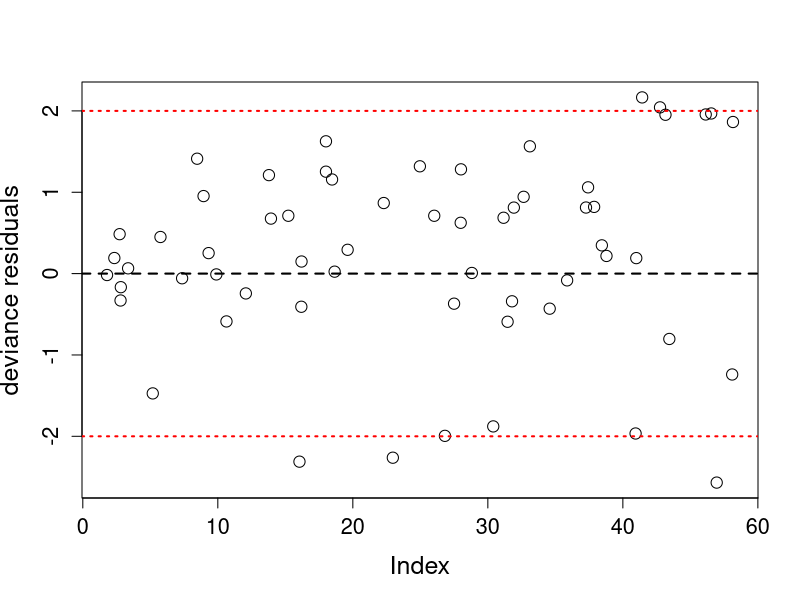
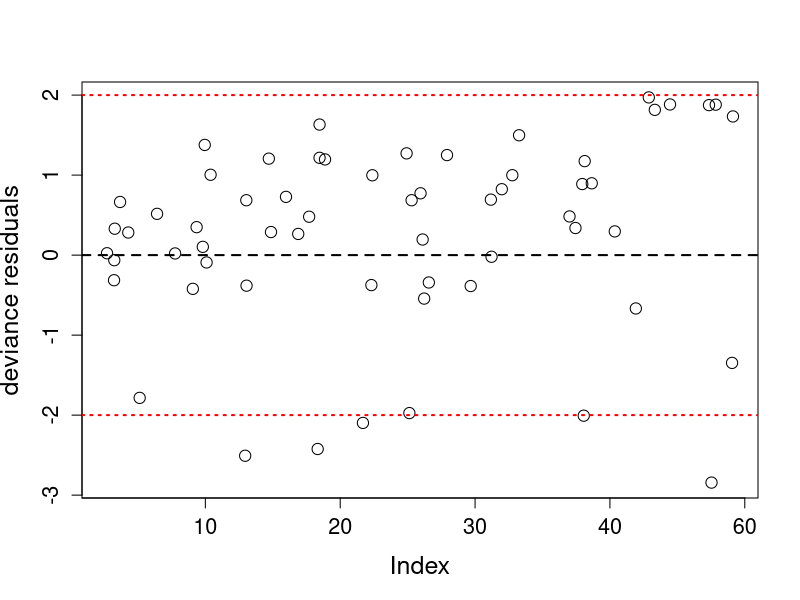

Reproduce these figures in R, in order.
rm(list = ls())
data = c(4690, 740, 1010, 1190, 2450, 1390, 350,6095, 3000, 1458,  
         550, 1690, 745, 1225, 1480, 245, 600, 246, 1805,
         258, 114, 312, 772, 498, 162, 444, 1464, 132, 1266, 300,
         520, 1240,  222, 144, 745, 396,
         510, 252, 408, 528, 690, 
         714, 348, 546, 174, 696, 
         294, 234, 288,444, 390, 168, 558, 288 )/100

dc = c(6200, 1740, 2440, 2600,1000,900)/100

zd = append(append(rep(52.5,19), rep(55,17)), rep(57.5,18))

zdc = c(52.5, 55, 55, 55, 57.5, 57.5)

####################################################
#         LAWD Regression 
####################################################

LogL <- function(x) {
  the <- x[1]
  bet <- x[2]
  gam <- x[3]
  et <- x[4]
  ph1 <- x[5]
  ph2 <- x[6]
  sum <- 0
  sum1 <- 0
  sum2 <- 0
  mu <- numeric(length(data))
  
  for(j in 1:length(data)) {
    z1 <- zd[j]
    mu[j] <- exp(ph1 + ph2 * z1)
    
    alp <- (1 - bet * (mu[j]^gam)) / (mu[j]^the)
    
    sum <- sum + log(alp * the * (data[j]^(the - 1)) + bet * gam * (data[j]^(gam - 1)))
    sum1 <- sum1 + log(alp * (data[j]^the) + bet * (data[j]^gam))
    sum2 <- sum2 + log(1 + (alp * (data[j]^the) + bet * (data[j]^gam))^et)
  }
  
  sum3 <- 0
  for(k in 1:length(dc)) {
    z1 <- zdc[k]
    mu[k] <- exp(ph1 + ph2 * z1)
    
    alp <- (1 - bet * (mu[k]^gam)) / (mu[k]^the)
    
    sum3 <- sum3 + log(1 + (alp * (dc[k]^the) + bet * (dc[k]^gam))^et)
  }
  
  ff <- length(data) * log(et) + sum + (et - 1) * sum1 - 2 * sum2
  ffc <- -sum3
  
  return(-(ff + ffc))
}


res = optim(par = c(1.0481676,  0.0010000*2,  0.2358246,  1.8037058, 13.2850121, -0.2073515),
            fn = LogL,
            lower = c(0.001, 0.01, 0.001, 0.001, -Inf, -Inf)/10,
            upper = rep(Inf, 6),
            method = "L-BFGS-B", hessian = T
)



var_cov_matrix <- solve(res$hessian)  # Inverse of Hessian
std_errors <- sqrt(diag(var_cov_matrix))  # Standard errors of parameters


z_scores <- res$par / std_errors
p_values <- 2 * (1 - pnorm(abs(z_scores)))

results1 <- data.frame(
  Parameter = c("theta", "beta", "gamma", "eta", "phi1", "phi2"),
  Estimate = res$par,
  Std_Error = std_errors,
  z_value = z_scores,
  p_value = p_values
)

print(results1)

the <- res$par[1]
bet <- res$par[2]
gam <- res$par[3]
et <- res$par[4]
ph1 <- res$par[5]
ph2 <- res$par[6]

loglik_vals1 <- numeric(length(data))  # Initialize result vector
mu1 <- numeric(length(data))           # Initialize mu vector

for (k in 1:length(data)) {
  z1 <- zd[k]
  mu1[k] <- exp(ph1 + ph2 * z1)
  
  alp <- (1 - bet * (mu1[k]^gam)) / (mu1[k]^the)
  
  loglik_vals1[k] <- 1 -log(1 + (alp * (data[k]^the) + bet * (data[k]^gam))^et)
}

loglik_vals <- numeric(length(dc))  # Initialize result vector
mu <- numeric(length(dc))           # Initialize mu vector

for (k in 1:length(dc)) {
  z1 <- zdc[k]
  mu[k] <- exp(ph1 + ph2 * z1)
  
  alp <- (1 - bet * (mu[k]^gam)) / (mu[k]^the)
  
  loglik_vals[k] <- -log(1 + (alp * (dc[k]^the) + bet * (dc[k]^gam))^et)
}

delta = append(rep(1,54), rep(0,6))
rMi <- numeric(length(delta))  # intermediate residual (r_Mi)
rDi <- numeric(length(delta))  # final deviance residual (r_Di)


rMi = append(loglik_vals1, loglik_vals)

for (k in 1:length(delta)) {
  
  if ((delta[k] - rMi[k]) > 0) {
    rDi[k] <- sign(rMi[k]) * sqrt(-2 * (rMi[k] + delta[k] * log(delta[k] - rMi[k])))
  } else {
    rDi[k] <- NA  
  }
}


mu2 = append(mu1,mu)
dac = append(data,dc)

u = numeric(60)
for (i in 1:60) {
  sol <- function(u) {
    ((1-bet*mu2[i]^gam)/(mu2[i]^the))*(dac[i]^the) + bet*(dac[i]^gam) - (u/(1-u))^(1/et)
  }
  u[i] <- uniroot(sol, c(0.001, 1), extendInt = "yes")$root
}


# Deviance-residual Plot
plot(u, sort(rDi), xlab = "Index", ylab = "deviance residuals", xaxt = "n",cex.lab = 1.5, cex=1.5,
     cex.axis = 1.3 )
x_ticks <- pretty(u)
axis(1, at = x_ticks, labels = c(0, 10, 20, 30, 40, 60),cex.axis = 1.3)  
abline(h = -2, lty = 3,lwd=2, col="red")
abline(h = 2, lty = 3,lwd=2,col="red")
abline(h = 0, lty = 2,lwd=2)

####################################################
#         Lexp Regression 
####################################################


LogL5 <- function(x) {
  et <- x[1]
  ph1 <- x[2]
  ph2 <- x[3]
  sum <- 0
  sum1 <- 0
  sum2 <- 0
  mu <- numeric(length(data))
  
  for(j in 1:length(data)) {
    z1 <- zd[j]
    mu[j] <- exp(ph1 + ph2 * z1)
    
    alp <- log(2)/mu[j]
    
    sum <- sum + log(alp) + alp*data[j]
    sum1 <- sum1 + log(exp(alp*data[j])-1)
    sum2 <- sum2 + log(1 + (exp(alp*data[j])-1)^et)
  }
  
  sum3 <- 0
  for(k in 1:length(dc)) {
    z1 <- zdc[k]
    mu[k] <- exp(ph1 + ph2 * z1)
    
    alp <-  log(2)/mu[k]
    
    sum3 <- sum3 + log(1 + (exp(alp*dc[k])-1)^et)
  }
  
  ff <- length(data) * log(et) + sum + (et - 1) * sum1 - 2 * sum2
  ffc <- -sum3
  
  return(-(ff + ffc))
}


res1 = optim(
  par = c(0.01, 0.01, 0.01)/100,
  fn = LogL5,
  lower = c(0.001, -Inf, -Inf)/100,
  upper = rep(Inf, 3),
  method = "L-BFGS-B", hessian = T
)


var_cov_matrix <- solve(res1$hessian)  # Inverse of Hessian
std_errors <- sqrt(diag(var_cov_matrix))  # Standard errors of parameters

z_scores <- res1$par / std_errors
p_values <- 2 * (1 - pnorm(abs(z_scores)))

# Combine results into a table
results2 <- data.frame(
  Parameter = c( "eta", "phi1", "phi2"),
  Estimate = res1$par,
  Std_Error = std_errors,
  z_value = z_scores,
  p_value = p_values
)

print(results2)

et <- res1$par[1]
ph1 <- res1$par[2]
ph2 <- res1$par[3]



loglik_vals1 <- numeric(length(data))  # Initialize result vector
mu1 <- numeric(length(data))           # Initialize mu vector

for (k in 1:length(data)) {
  z1 <- zd[k]
  mu1[k] <- exp(ph1 + ph2 * z1)
  
  alp <-  log(2)/mu1[k]
  
  loglik_vals1[k] <- 1 -log(1 + (exp(alp*data[k])-1)^et)
}

loglik_vals <- numeric(length(dc))  # Initialize result vector
mu <- numeric(length(dc))           # Initialize mu vector
for (k in 1:length(dc)) {
  z1 <- zdc[k]
  mu[k] <- exp(ph1 + ph2 * z1)
  
  alp <-  log(2)/mu[k]
  
  loglik_vals[k] <-  -log(1 + (exp(alp*dc[k])-1)^et)
}

rMi <- numeric(length(delta))  # intermediate residual (r_Mi)
rDi <- numeric(length(delta))  # final deviance residual (r_Di)

delta = append(rep(1,54), rep(0,6))

rMi = append(loglik_vals1, loglik_vals)

for (k in 1:length(delta)) {
  
  if ((delta[k] - rMi[k]) > 0) {
    rDi[k] <- sign(rMi[k]) * sqrt(-2 * (rMi[k] + delta[k] * log(delta[k] - rMi[k])))
  } else {
    rDi[k] <- NA  
  }
}

mu2 = append(mu1,mu)

u = numeric(60)

for (i in 1:60) {
  sol <- function(u) {
    (mu2[i]/log(2))*log(1+(u/(1-u))^(1/et)) - dac[i]
  }
  u[i] <- uniroot(sol, c(0.001, 1), extendInt = "yes")$root
}


# Deviance-residual Plot
plot(u, sort(rDi), xlab = "Index", ylab = "deviance residuals", xaxt = "n",cex.lab = 1.5, cex=1.5,
     cex.axis = 1.3 )
x_ticks <- pretty(u)
axis(1, at = x_ticks, labels = c(0, 10, 20, 30, 40, 60),cex.axis = 1.3)  
abline(h = -2, lty = 3,lwd=2, col="red")
abline(h = 2, lty = 3,lwd=2,col="red")
abline(h = 0, lty = 2,lwd=2)
